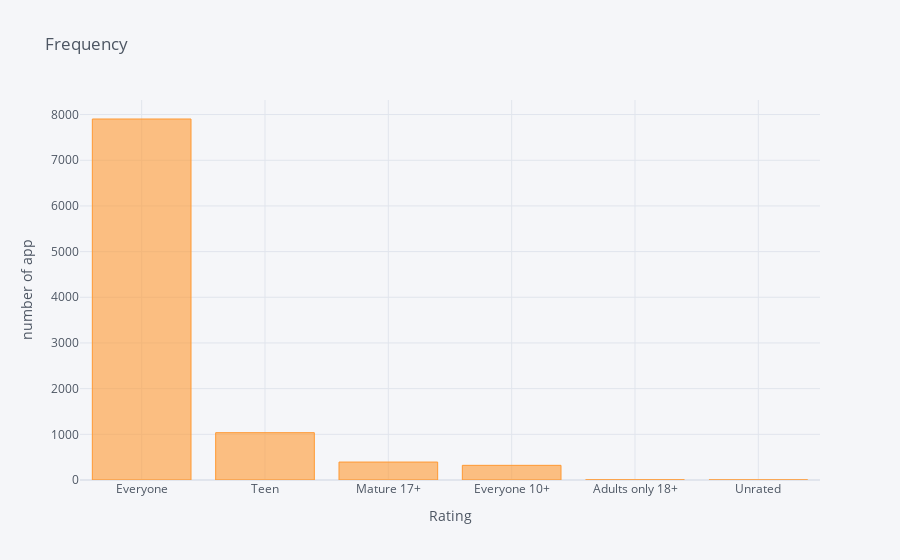

Notebook code cell kept with this figure:
### Code cell
df['Content Rating'].value_counts().iplot(kind='bar', title='Frequency', xTitle='Rating', yTitle = 'number of app')

### Figure 1 — Plotly figure (JSON) as saved in the notebook; plotly's stock layout.template omitted (floating-point values rounded to 4 significant figures)
{"data": [{"marker": {"color": "rgba(255, 153, 51, 0.6)", "line": {"color": "rgba(255, 153, 51, 1.0)", "width": 1}}, "name": "Content Rating", "orientation": "v", "text": "", "type": "bar", "x": ["Everyone", "Teen", "Mature 17+", "Everyone 10+", "Adults only 18+", "Unrated"], "y": [7903, 1036, 393, 321, 3, 2]}], "layout": {"legend": {"bgcolor": "#F5F6F9", "font": {"color": "#4D5663"}}, "paper_bgcolor": "#F5F6F9", "plot_bgcolor": "#F5F6F9", "title": {"font": {"color": "#4D5663"}, "text": "Frequency"}, "xaxis": {"gridcolor": "#E1E5ED", "showgrid": true, "tickfont": {"color": "#4D5663"}, "title": {"font": {"color": "#4D5663"}, "text": "Rating"}, "zerolinecolor": "#E1E5ED"}, "yaxis": {"gridcolor": "#E1E5ED", "showgrid": true, "tickfont": {"color": "#4D5663"}, "title": {"font": {"color": "#4D5663"}, "text": "number of app"}, "zerolinecolor": "#E1E5ED"}}}
